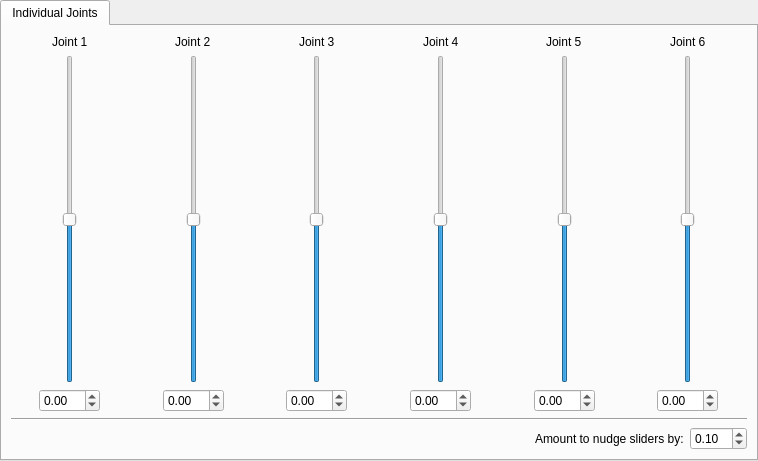
<?xml version="1.0" encoding="UTF-8"?>
<ui version="4.0">
 <class>TabWidget</class>
 <widget class="QTabWidget" name="TabWidget">
  <property name="geometry">
   <rect>
    <x>0</x>
    <y>0</y>
    <width>758</width>
    <height>461</height>
   </rect>
  </property>
  <property name="windowTitle">
   <string>SPEAR Arm GUI</string>
  </property>
  <widget class="QWidget" name="individualJointsTab">
   <attribute name="title">
    <string>Individual Joints</string>
   </attribute>
   <attribute name="toolTip">
    <string>Control each joint individually using sliders or &quot;nudge&quot; buttons</string>
   </attribute>
   <layout class="QVBoxLayout" name="verticalLayout">
    <item>
     <layout class="QHBoxLayout" name="jointControls">
      <item>
       <layout class="QGridLayout" name="joint1GridLayout">
        <item row="2" column="0" alignment="Qt::AlignHCenter">
         <widget class="QDoubleSpinBox" name="joint1SpinBox">
          <property name="minimum">
           <double>-90.000000000000000</double>
          </property>
          <property name="maximum">
           <double>90.000000000000000</double>
          </property>
          <property name="singleStep">
           <double>0.100000000000000</double>
          </property>
         </widget>
        </item>
        <item row="0" column="0" alignment="Qt::AlignHCenter">
         <widget class="QLabel" name="joint1Label">
          <property name="text">
           <string>Joint 1</string>
          </property>
         </widget>
        </item>
        <item row="1" column="0" alignment="Qt::AlignHCenter">
         <widget class="DoubleSlider" name="joint1Slider">
          <property name="minimum">
           <number>-9000</number>
          </property>
          <property name="maximum">
           <number>9000</number>
          </property>
          <property name="singleStep">
           <number>100</number>
          </property>
          <property name="pageStep">
           <number>1000</number>
          </property>
          <property name="orientation">
           <enum>Qt::Vertical</enum>
          </property>
         </widget>
        </item>
       </layout>
      </item>
      <item>
       <layout class="QGridLayout" name="joint2GridLayout">
        <item row="0" column="0" alignment="Qt::AlignHCenter">
         <widget class="QLabel" name="joint2Label">
          <property name="text">
           <string>Joint 2</string>
          </property>
         </widget>
        </item>
        <item row="1" column="0" alignment="Qt::AlignHCenter">
         <widget class="DoubleSlider" name="joint2Slider">
          <property name="minimum">
           <number>-9000</number>
          </property>
          <property name="maximum">
           <number>9000</number>
          </property>
          <property name="singleStep">
           <number>100</number>
          </property>
          <property name="pageStep">
           <number>1000</number>
          </property>
          <property name="orientation">
           <enum>Qt::Vertical</enum>
          </property>
         </widget>
        </item>
        <item row="2" column="0" alignment="Qt::AlignHCenter">
         <widget class="QDoubleSpinBox" name="joint2SpinBox">
          <property name="minimum">
           <double>-90.000000000000000</double>
          </property>
          <property name="maximum">
           <double>90.000000000000000</double>
          </property>
          <property name="singleStep">
           <double>0.100000000000000</double>
          </property>
         </widget>
        </item>
       </layout>
      </item>
      <item>
       <layout class="QGridLayout" name="joint3GridLayout">
        <item row="0" column="0" alignment="Qt::AlignHCenter">
         <widget class="QLabel" name="joint3Label">
          <property name="text">
           <string>Joint 3</string>
          </property>
         </widget>
        </item>
        <item row="1" column="0" alignment="Qt::AlignHCenter">
         <widget class="DoubleSlider" name="joint3Slider">
          <property name="minimum">
           <number>-9000</number>
          </property>
          <property name="maximum">
           <number>9000</number>
          </property>
          <property name="singleStep">
           <number>100</number>
          </property>
          <property name="pageStep">
           <number>1000</number>
          </property>
          <property name="orientation">
           <enum>Qt::Vertical</enum>
          </property>
         </widget>
        </item>
        <item row="2" column="0" alignment="Qt::AlignHCenter">
         <widget class="QDoubleSpinBox" name="joint3SpinBox">
          <property name="minimum">
           <double>-90.000000000000000</double>
          </property>
          <property name="maximum">
           <double>90.000000000000000</double>
          </property>
          <property name="singleStep">
           <double>0.100000000000000</double>
          </property>
         </widget>
        </item>
       </layout>
      </item>
      <item>
       <layout class="QGridLayout" name="joint4GridLayout">
        <item row="0" column="0" alignment="Qt::AlignHCenter">
         <widget class="QLabel" name="joint4Label">
          <property name="text">
           <string>Joint 4</string>
          </property>
         </widget>
        </item>
        <item row="1" column="0" alignment="Qt::AlignHCenter">
         <widget class="DoubleSlider" name="joint4Slider">
          <property name="minimum">
           <number>-9000</number>
          </property>
          <property name="maximum">
           <number>9000</number>
          </property>
          <property name="singleStep">
           <number>100</number>
          </property>
          <property name="pageStep">
           <number>1000</number>
          </property>
          <property name="orientation">
           <enum>Qt::Vertical</enum>
          </property>
         </widget>
        </item>
        <item row="2" column="0" alignment="Qt::AlignHCenter">
         <widget class="QDoubleSpinBox" name="joint4SpinBox">
          <property name="minimum">
           <double>-90.000000000000000</double>
          </property>
          <property name="maximum">
           <double>90.000000000000000</double>
          </property>
          <property name="singleStep">
           <double>0.100000000000000</double>
          </property>
         </widget>
        </item>
       </layout>
      </item>
      <item>
       <layout class="QGridLayout" name="joint5GridLayout">
        <item row="0" column="0" alignment="Qt::AlignHCenter">
         <widget class="QLabel" name="joint5Label">
          <property name="text">
           <string>Joint 5</string>
          </property>
         </widget>
        </item>
        <item row="1" column="0" alignment="Qt::AlignHCenter">
         <widget class="DoubleSlider" name="joint5Slider">
          <property name="minimum">
           <number>-9000</number>
          </property>
          <property name="maximum">
           <number>9000</number>
          </property>
          <property name="singleStep">
           <number>100</number>
          </property>
          <property name="pageStep">
           <number>1000</number>
          </property>
          <property name="orientation">
           <enum>Qt::Vertical</enum>
          </property>
         </widget>
        </item>
        <item row="2" column="0" alignment="Qt::AlignHCenter">
         <widget class="QDoubleSpinBox" name="joint5SpinBox">
          <property name="minimum">
           <double>-90.000000000000000</double>
          </property>
          <property name="maximum">
           <double>90.000000000000000</double>
          </property>
          <property name="singleStep">
           <double>0.100000000000000</double>
          </property>
         </widget>
        </item>
       </layout>
      </item>
      <item>
       <layout class="QGridLayout" name="joint6GridLayout">
        <item row="0" column="0" alignment="Qt::AlignHCenter">
         <widget class="QLabel" name="joint6Label">
          <property name="text">
           <string>Joint 6</string>
          </property>
         </widget>
        </item>
        <item row="1" column="0" alignment="Qt::AlignHCenter">
         <widget class="DoubleSlider" name="joint6Slider">
          <property name="minimum">
           <number>-9000</number>
          </property>
          <property name="maximum">
           <number>9000</number>
          </property>
          <property name="singleStep">
           <number>100</number>
          </property>
          <property name="pageStep">
           <number>1000</number>
          </property>
          <property name="orientation">
           <enum>Qt::Vertical</enum>
          </property>
         </widget>
        </item>
        <item row="2" column="0" alignment="Qt::AlignHCenter">
         <widget class="QDoubleSpinBox" name="joint6SpinBox">
          <property name="minimum">
           <double>-90.000000000000000</double>
          </property>
          <property name="maximum">
           <double>90.000000000000000</double>
          </property>
          <property name="singleStep">
           <double>0.100000000000000</double>
          </property>
         </widget>
        </item>
       </layout>
      </item>
     </layout>
    </item>
    <item>
     <widget class="Line" name="line">
      <property name="orientation">
       <enum>Qt::Horizontal</enum>
      </property>
     </widget>
    </item>
    <item>
     <layout class="QGridLayout" name="gridLayout" columnstretch="1,0">
      <item row="0" column="0" alignment="Qt::AlignRight">
       <widget class="QLabel" name="label">
        <property name="text">
         <string>Amount to nudge sliders by:</string>
        </property>
       </widget>
      </item>
      <item row="0" column="1">
       <widget class="QDoubleSpinBox" name="nudgeAmountSpinBox">
        <property name="singleStep">
         <double>0.100000000000000</double>
        </property>
        <property name="value">
         <double>0.100000000000000</double>
        </property>
       </widget>
      </item>
     </layout>
    </item>
   </layout>
  </widget>
 </widget>
 <customwidgets>
  <customwidget>
   <class>DoubleSlider</class>
   <extends>QSlider</extends>
   <header>spear_station.rqt_arm_gui.double_slider</header>
  </customwidget>
 </customwidgets>
 <tabstops>
  <tabstop>joint1Slider</tabstop>
  <tabstop>joint2Slider</tabstop>
  <tabstop>joint3Slider</tabstop>
  <tabstop>joint4Slider</tabstop>
  <tabstop>joint5Slider</tabstop>
  <tabstop>joint6Slider</tabstop>
  <tabstop>joint1SpinBox</tabstop>
  <tabstop>joint2SpinBox</tabstop>
  <tabstop>joint3SpinBox</tabstop>
  <tabstop>joint4SpinBox</tabstop>
  <tabstop>joint5SpinBox</tabstop>
  <tabstop>joint6SpinBox</tabstop>
  <tabstop>nudgeAmountSpinBox</tabstop>
 </tabstops>
 <resources/>
 <connections/>
</ui>
